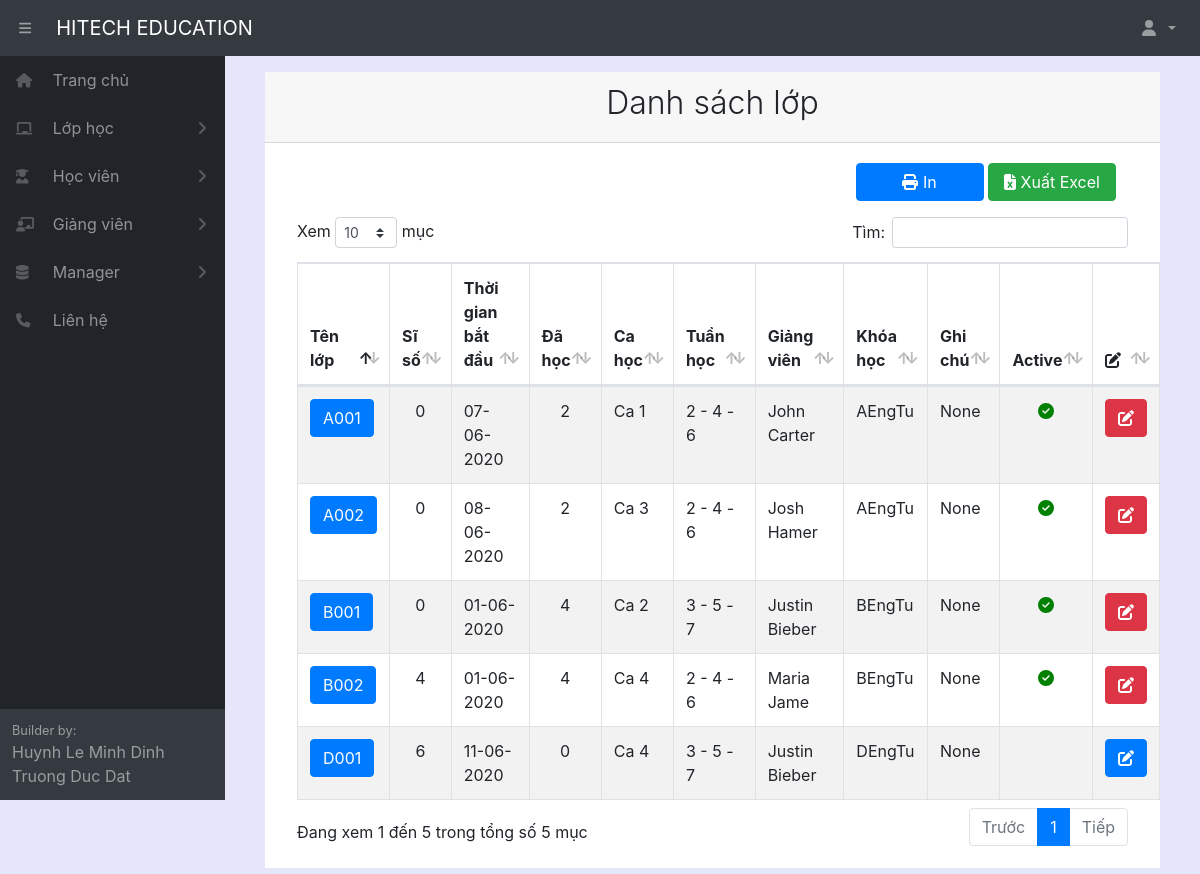
Before: /listclass/ (signed in) with the older database file.
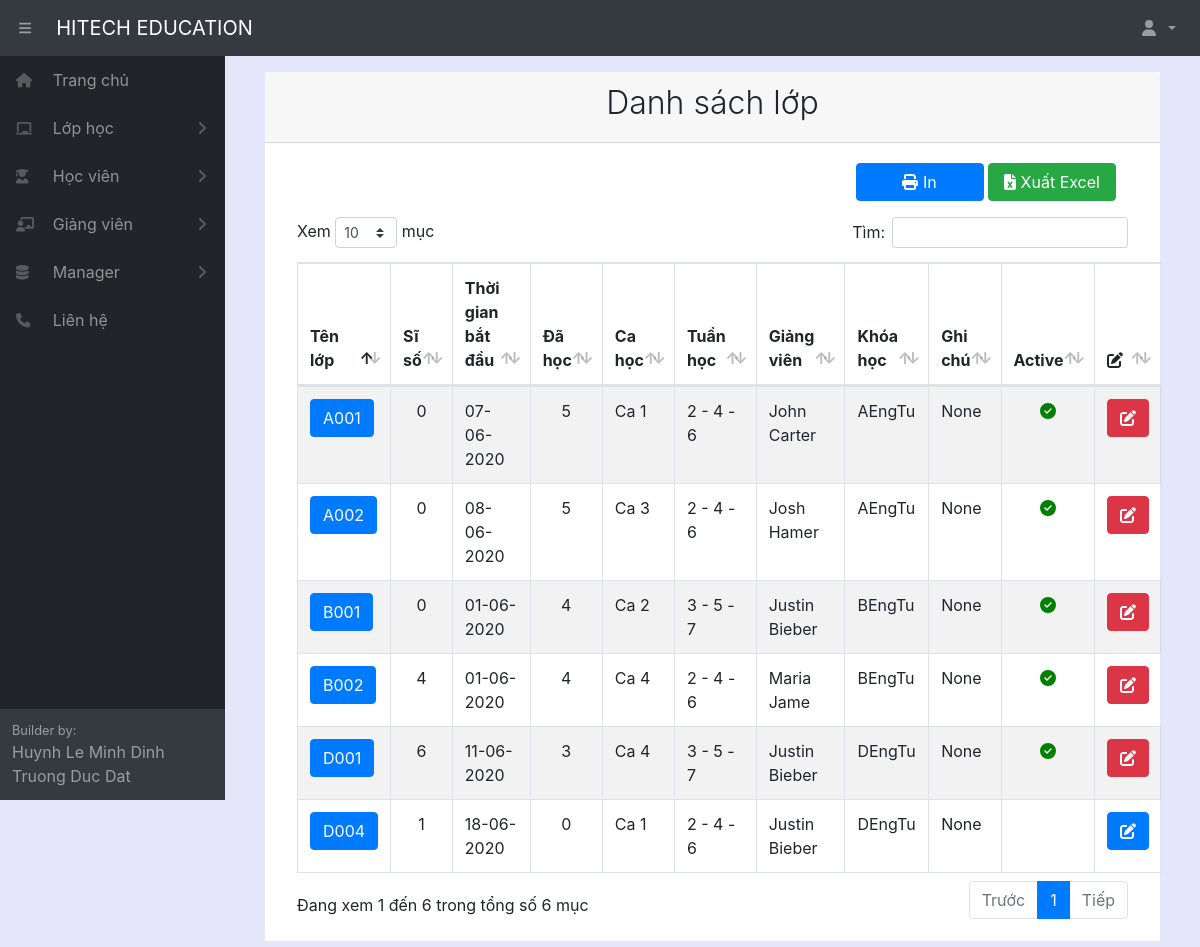
After: the same page with the newer database file.
### home/models.py (models this page shows)
class Classname(models.Model):
    fullname = models.CharField(max_length=100, verbose_name="Tên lớp học")
    startdate = models.DateField(auto_now_add=True, verbose_name="Ngày bắt đầu")
    room = models.ForeignKey(Room, null= True, on_delete=models.SET_NULL)
    unit = models.ForeignKey(Unit, null = True, on_delete=models.SET_NULL)
    timeshift = models.ForeignKey(TimeShift, null = True, on_delete=models.SET_NULL)
    startdate = models.DateField(verbose_name="Ngày bắt đầu học")
    timeweek = models.ForeignKey(TimeWeek, null = True, on_delete=models.SET_NULL)
    teacher = models.ForeignKey(Teacher, null = True, on_delete=models.SET_NULL)
    datecount = models.IntegerField(default=0, blank=True, verbose_name="Số buổi học")
    note = models.CharField(max_length=300, null = True, blank=True, verbose_name="Ghi chú")
    active = models.BooleanField(default=True, verbose_name="Trạng thái")
    def __str__(self):
        return  self.fullname
    class Meta:
        ordering =["fullname"]
        verbose_name_plural = "Lớp học"

class TimeShift(models.Model):
    fullname = models.CharField(max_length=100, verbose_name="Tên ca học")
    infomation = models.CharField(max_length=1000, blank=True, verbose_name="Thông tin ca học")
    timestart = models.TimeField(null = True, blank=True, verbose_name="Giờ bắt đầu")
    timeend = models.TimeField(null = True, blank=True, verbose_name="Giờ kết thúc")
    active = models.BooleanField(default=True, verbose_name="Trạng thái")
    def __str__(self):
        return  self.fullname
    class Meta:
        ordering =["fullname"]
        verbose_name_plural = "Ca học"

class TimeWeek(models.Model):
    name = models.CharField(max_length=100, verbose_name="Loại")
    def __str__(self):
        return  self.name
    class Meta:
        ordering =["name"]
        verbose_name_plural = "Ngày học trong tuần"

class Teacher(models.Model):
    fullname = models.CharField(max_length=100, verbose_name="Tên giáo viên")
    gender = models.ForeignKey(Gender, null= True, on_delete=models.SET_NULL)
    birthday = models.DateField(verbose_name="Ngày sinh")
    identity_card = models.CharField(max_length=100, null = True, blank=True, verbose_name="CMND")
    phonenumber = models.CharField(max_length=100, null = True, blank=True, verbose_name="SDT")
    email = models.CharField(max_length=100, null = True, blank=True, verbose_name="Email")
    adress = models.CharField(max_length=300, null = True, blank=True, verbose_name="Địa chỉ")
    create_date = models.DateField(auto_now_add=True, verbose_name="Ngày tạo thông tin")
    note = models.CharField(max_length=300, null = True, blank=True, verbose_name="Ghi chú")
    active = models.BooleanField(default=True, verbose_name="Trạng thái")
    def __str__(self):
        return  self.fullname
    class Meta:
        ordering =["fullname"]
        verbose_name_plural = "Giáo viên"

class Unit(models.Model):
    fullname = models.CharField(max_length=100, verbose_name="Tên khóa học")
    infomation = models.CharField(max_length=1000, blank=True, null=True, verbose_name="Thông tin khóa học")
    fee = models.IntegerField(default=0, verbose_name="Học phí khóa học")
    active = models.BooleanField(default=True, verbose_name="Trạng thái")
    def __str__(self):
        return  self.fullname
    class Meta:
        ordering =["fullname"]
        verbose_name_plural = "Khóa học"

### home/decorators.py (the view)
        def wrapper_func(request, *args, **kwargs):
            group = None
            if request.user.groups.exists():
                group = request.user.groups.all()[0].name
            if group in allowed_roles:
                return view_func(request, *args, **kwargs)
            else:
                return redirect('errorrole')

### home/views.py (called while the page is built)
@login_required(login_url='login')
@allowed_users(allowed_roles=['admin','manager','staff'])
def listClass(request):
    schedule = Schedule.objects.all()
    listclass = Classname.objects.all()
    arraya = []
    for itema in listclass:
        SLa = {}
        SLa['idclass'] = itema.pk
        SLa['number'] = Student.objects.filter(classname_id=itema).count()
        arraya.append(SLa)
    arrayb = []
    for itemb in listclass:
        SLb = {}
        SLb['class'] = itemb.fullname
        SLb['number'] = Schedule.objects.filter(classname=itemb,active=1).count()
        arrayb.append(SLb)
    context = {'listclass': listclass,'schedule':schedule,'SLa':arraya,'SLb':arrayb}
    return render(request, 'class/listclass.html', context)

### home/templates/class/listClass.html (shortened to what this page needs)
{% extends "pages/base.html" %}
{% block content %}
{% load static %}
<div class="card-header">
    <h2 class="text-center font-weight-light">Danh sách lớp</h2>
</div>
<div class="card-body">
    <div class="col-md-12 row">
        <div style="margin-left: auto; padding-bottom: 1em;">
            <div>
                <button name="print" onclick="printfail()" style="width: 8em;" type="button" class="btn btn-primary"><i
                        class="fas fa-print"></i> In</button>
                <button name="exportExcel" onclick="printfail()" style="width: 8em;" type="button"
                    class="btn btn-success"><i class="fas fa-file-excel"></i> Xuất Excel</button>
            </div>
        </div>
    </div>
    <div class="col-md-12">
        <table id="example" class="table table-striped table-bordered" style="width:100%">
            <thead>
                <tr>
                    <th style="width: 10%;">Tên lớp</th>
                    <th style="width: 5%;">Sĩ số</th>
                    <th style="width: 10%;">Thời gian bắt đầu</th>
                    <th style="width: 5%;">Đã học</th>
                    <th style="width: 5%;">Ca học</th>
                    <th style="width: 5%;">Tuần học</th>
                    <th style="width: 15%;">Giảng viên</th>
                    <th style="width: 10%;">Khóa học</th>
                    <th style="width: 15%;">Ghi chú</th>
                    <th style="width: 5%;">Active</th>
                    <th style="width: 5%;"><i class="fas fa-edit"></i></a></th>
                </tr>
            </thead>
            <tbody>
                {% for i in listclass %}
                <tr>
                    <td>
                        <a class="btn btn-primary" href="/classstudent/{{ i.pk }}">{{ i.fullname}}</a>
                    </td>
                    <td style="text-align: center;">
                        {% for itema in SLa %}
                        {% if itema.idclass == i.pk %}
                        {{itema.number}}
                        {% endif %}
                        {% endfor %}
                    </td>
                    <td>{{ i.startdate|date:"d-m-Y"}}</td>
                    <td style="text-align: center;">
                        {% for itemb in SLb %}
                        {% if itemb.class == i.fullname %}
                        {{itemb.number}}
                        {% endif %}
                        {% endfor %}
                    </td>
                    <td>{{ i.timeshift}}</td>
                    <td>{{ i.timeweek}}</td>
                    <td>{{ i.teacher}}</td>
                    <td>{{ i.unit}}</td>
                    <td>{{ i.note}}</td>
                    <td style="text-align: center;">
                        {% if i.active %}
                        <i style="color: green; " class="fas fa-check-circle"></i>
                        {%endif%}
                    </td>
                    <td style="text-align: center;">
                        {% if i.active %}
                        <a class="btn btn-danger" onclick="warningedit()"><i class="fas fa-edit"
                                style="color: white;"></i></a>
                        {% else %}
                        <a class="btn btn-primary" href="/class/{{ i.pk }}"><i class="fas fa-edit"></i></a>
                        {% endif %}
                    </td>
                </tr>
                {% endfor %}
            </tbody>
        </table>
    </div>
</div>
</div>
</div>
{% endblock content %}

### home/templates/pages/base.html (shortened to what this page needs)
<!DOCTYPE html>
<html lang="en">
{% load static %}
<head>
    <link href="{% static '/fullcalendar/core/main.css' %}" rel='stylesheet' />
    <link href="{% static '/fullcalendar/daygrid/main.css' %}" rel='stylesheet' />
    <link href="{% static '/css/styles.css' %}" rel="stylesheet" />
    <link href="{% static '/css/dataTables.bootstrap4.min.css' %}" rel="stylesheet" />
</head>
<body class="sb-nav-fixed">
    <nav class="sb-topnav navbar navbar-expand navbar-dark bg-dark">
        <button class="btn btn-link btn-sm order-1 order-lg-0" id="sidebarToggle" href="#" style="margin-left: 10px;">
            <i class="fas fa-bars"></i></button>
        <a class="navbar-brand" href="{% url 'home' %}">HITECH EDUCATION</a>
        <ul class="navbar-nav ml-auto ml-md-0">
            <li class="nav-item dropdown">
                <a class="nav-link dropdown-toggle" id="userDropdown" href="#" role="button" data-toggle="dropdown"
                    aria-haspopup="true" aria-expanded="false">
                    <i class="fas fa-user fa-fw"></i>
                </a>
            </li>
        </ul>
    </nav>
    <div id="layoutSidenav">
        <div id="layoutSidenav_nav">
            <nav class="sb-sidenav accordion sb-sidenav-dark" id="sidenavAccordion">
                <div class="sb-sidenav-menu">
                    <div class="nav">
                        <a class="nav-link" href="{% url 'home' %}">
                            <div class="sb-nav-link-icon" style="width: 2em;">
                                <i class="fas fa-home"></i>
                            </div>
                            Trang chủ
                        </a>
                        <a class="nav-link collapsed" href="#" data-toggle="collapse" data-target="#collapseClass"
                            aria-expanded="false" aria-controls="collapseClass">
                            <div class="sb-nav-link-icon" style="width: 2em;">
                                <i class="fas fa-chalkboard"></i>
                            </div>
                            Lớp học
                            <div class="sb-sidenav-collapse-arrow">
                                <i class="fas fa-angle-down"></i>
                            </div>
                        </a>
                        <a class="nav-link collapsed" href="#" data-toggle="collapse" data-target="#collapseStudent"
                            aria-expanded="false" aria-controls="collapseStudent">
                            <div class="sb-nav-link-icon" style="width: 2em;">
                                <i class="fas fa-user-graduate"></i>
                            </div>
                            Học viên
                            <div class="sb-sidenav-collapse-arrow">
                                <i class="fas fa-angle-down"></i>
                            </div>
                        </a>
                        <a class="nav-link collapsed" href="#" data-toggle="collapse" data-target="#collapseTeacher"
                            aria-expanded="false" aria-controls="collapseTeacher">
                            <div class="sb-nav-link-icon" style="width: 2em;">
                                <i class="fas fa-chalkboard-teacher"></i>
                            </div>
                            Giảng viên
                            <div class="sb-sidenav-collapse-arrow">
                                <i class="fas fa-angle-down"></i>
                            </div>
                        </a>
                        {% if request.user.is_staff %}
                        <a class="nav-link collapsed" href="#" data-toggle="collapse" data-target="#collapseManager"
                            aria-expanded="false" aria-controls="collapseManager">
                            <div class="sb-nav-link-icon" style="width: 2em;">
                                <i class="fas fa-database"></i>
                            </div>
                            Manager
                            <div class="sb-sidenav-collapse-arrow">
                                <i class="fas fa-angle-down"></i>
                            </div>
                        </a>
                        {% endif %}
                        <a class="nav-link" href="{% url 'contact' %}">
                            <div class="sb-nav-link-icon" style="width: 2em;">
                                <i class="fas fa-phone"></i>
                            </div>
                            Liên hệ
                        </a>
                    </div>
                </div>
                <div class="sb-sidenav-footer">
                    <div class="small">Builder by:</div>
                    <div>Huynh Le Minh Dinh</div>
                    <div>Truong Duc Dat</div>
                </div>
            </nav>
        </div>
        <div id="layoutSidenav_content" style="background-color: lavender;">
            <main>
                <div class="container-fluid">
                    <div style="margin: 1em; background-color: white;">
                        {% block content %}{% endblock %}
                    </div>
                </div>
</body>
</html>

Changed rows visible on the page:
changed Classname (number 5 of 6 on the later page): active False → True (drawn)
added Classname: fullname "D004", number "1", startdate "18-06-2020", number "0", timeshift "Ca 1", timeweek "2 - 4 - 6", teacher "Justin Bieber", unit "DEngTu", note "None"
Other visible differences:
text written by a page script: "Xem mục Tìm: Đang xem 1 đến 5 trong tổng số 5 mục Trước 1 Tiếp" → "Xem mục Tìm: Đang xem 1 đến 6 trong tổng số 6 mục Trước 1 Tiếp"
new list line: "5"
new list line: "3"
list line gone: "2"
list line gone: "0"
